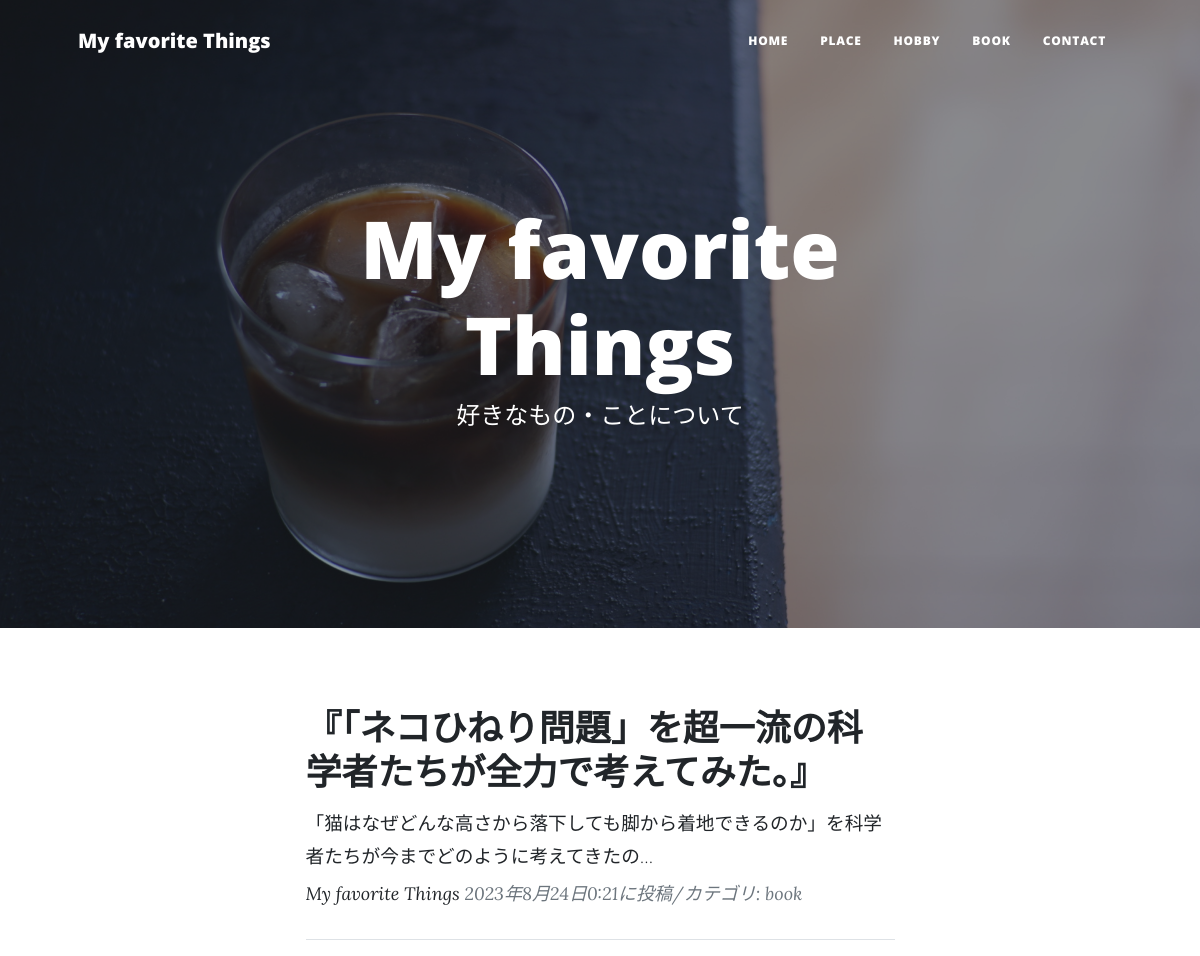
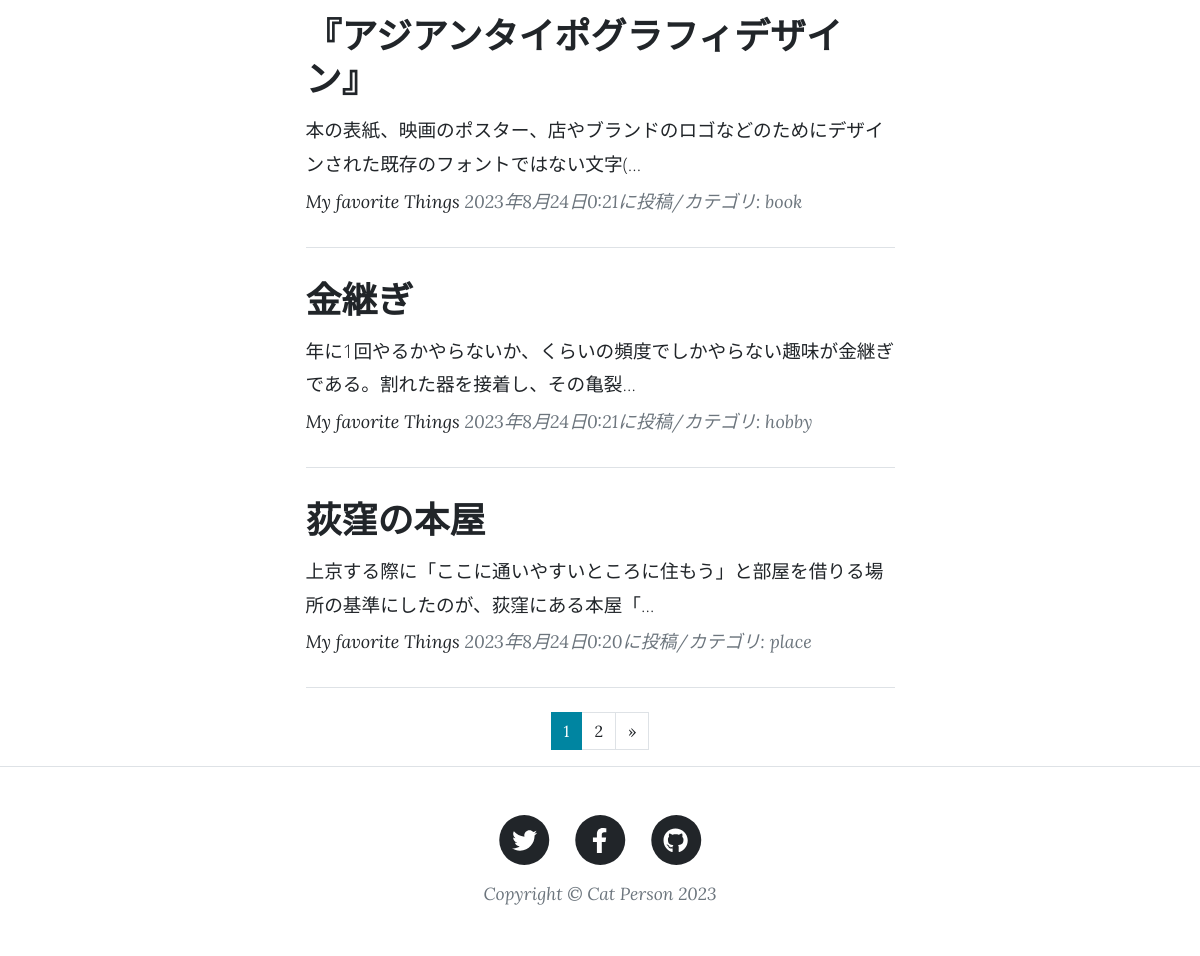
The page / on the database its author committed (2 pictures, top to bottom).
### blogapp/models.py (models this page shows, shortened)
class BlogPost(models.Model):
    CATEGORY=(('place', '場所'),
              ('hobby', '趣味'),
              ('book', '本'))
    title=models.CharField(
        verbose_name='タイトル',
        max_length=200
    )
    content=models.TextField(
        verbose_name='本文'
    )
    posted_at=models.DateTimeField(
        verbose_name='投稿日時',
        auto_now_add=True
    )
    category=models.CharField(
        verbose_name='カテゴリ',
        max_length=50,
        choices=CATEGORY
    )

### blogapp/views.py (the view)
# urls.py: path('', views.IndexView.as_view(), name='index'),
class IndexView(ListView):
    template_name='index.html'
    context_object_name='orderby_records'
    queryset=BlogPost.objects.order_by('-posted_at')
    paginate_by=4

### blogapp/templates/index.html (shortened to what this page needs)
{% extends 'base.html' %}
{% load static %}
{% block header %}
<header class="masthead"
        style="background-image: url({% static 'assets/img/coffee.JPG'%})">
    <div class="container position-relative px-4 px-lg-5">
        <div class="row gx-4 gx-lg-5 justify-content-center">
            <div class="col-md-10 col-lg-8 col-xl-7">
                <div class="site-heading">
                    <h1>My favorite Things</h1>
                    <span class="subheading">好きなもの・ことについて</span>
                </div>
            </div>
        </div>
    </div>
</header>
{% endblock %}
{% block contents %}
<div class="container px-4 px-lg-5">
    <div class="row gx-4 gx-lg-5 justify-content-center">
        <div class="col-md-10 col-lg-8 col-xl-7">
            {% for record in orderby_records %}
            <div class="post-preview">
                <a href="{% url 'blogapp:blog_detail' record.pk %}">
                    <h2 class="post-title">{{record.title}}</h2>
                    <h3 class="post-subtitle">
                        <span style="font-size : 14pt">{{record.content|truncatechars:50}}
                        </span>
                    </h3>
                </a>
                <p class="post-meta">
                    <a href="#!">My favorite Things</a>
                    {{record.posted_at}}に投稿/カテゴリ:
                    {{record.category}}
                </p>
            </div>
            <hr class="my-4" />
            {% endfor %}
            {% include "pagination.html" %}
        </div>
    </div>
</div>
{% endblock %}

### blogapp/templates/base.html (shortened to what this page needs)
{% load static %}
<!DOCTYPE html>
<html lang="ja">
    <head>
        <link href={% static "css/styles.css" %} rel="stylesheet" />
    </head>
    <body>
        <nav class="navbar navbar-expand-lg navbar-light"
                id="mainNav">
            <div class="container px-4 px-lg-5">
                <a class="navbar-brand"
                    href={% url "blogapp:index" %}>My favorite Things</a>
                <div class="collapse navbar-collapse" id="navbarResponsive">
                    <ul class="navbar-nav ms-auto py-4 py-lg-0">
                        <li class="nav-item">
                            <a class="nav-link px-lg-3 py-3 py-lg-4"
                                href={% url "blogapp:index" %}>Home</a>
                        </li>
                        <li class="nav-item">
                            <a class="nav-link px-lg-3 py-3 py-lg-4" href="{% url 'blogapp:place_list' %}">PLACE</a></li>
                        <li class="nav-item">
                            <a class="nav-link px-lg-3 py-3 py-lg-4" href="{% url 'blogapp:hobby_list' %}">HOBBY</a></li>
                        <li class="nav-item">
                            <a class="nav-link px-lg-3 py-3 py-lg-4" href="{% url 'blogapp:book_list' %}">BOOK</a></li>
                        <li class="nav-item">
                            <a class="nav-link px-lg-3 py-3 py-lg-4" href="{% url 'blogapp:contact' %}">CONTACT</a></li>
                    </ul>
                </div>
            </div>
        </nav>
        {% block header %}{% endblock %}
        {% block contents %}{% endblock %}
        <footer class="border-top">
            <div class="container px-4 px-lg-5">
                <div class="row gx-4 gx-lg-5 justify-content-center">
                    <div class="col-md-10 col-lg-8 col-xl-7">
                        <ul class="list-inline text-center">
                            <li class="list-inline-item">
                                <a href="https://twitter.com/">
                                    <span class="fa-stack fa-lg">
                                        <i class="fas fa-circle fa-stack-2x"></i>
                                        <i class="fab fa-twitter fa-stack-1x fa-inverse"></i>
                                    </span>
                                </a>
                            </li>
                            <li class="list-inline-item">
                                <a href="https://www.facebook.com/">
                                    <span class="fa-stack fa-lg">
                                        <i class="fas fa-circle fa-stack-2x"></i>
                                        <i class="fab fa-facebook-f fa-stack-1x fa-inverse"></i>
                                    </span>
                                </a>
                            </li>
                            <li class="list-inline-item">
                                <a href="https://github.co.jp/">
                                    <span class="fa-stack fa-lg">
                                        <i class="fas fa-circle fa-stack-2x"></i>
                                        <i class="fab fa-github fa-stack-1x fa-inverse"></i>
                                    </span>
                                </a>
                            </li>
                        </ul>
                        <div class="small text-center text-muted fst-italic">Copyright &copy; Cat Person 2023</div>
                    </div>
                </div>
            </div>
        </footer>
    </body>
</html>

### blogapp/templates/pagination.html (shortened to what this page needs)
<ul class="pagination"
    style="justify-content:center">
    {% for num in page_obj.paginator.page_range %}
        {% if page_obj.number == num %}
        <li class="page-item active">
            <span class="page-link">{{ num }}</span>
        </li>
        {% else %}
        <li class="page-item">
            <a class="page-link" href="?page={{ num }}">{{ num }}</a>
        </li>
        {% endif %}
    {% endfor %}
    {% if page_obj.has_next %}
    <li class="page-item">
        <a class="page-link"
            href="?page={{ page_obj.next_page_number }}"
            aria-label="Next">
            <span aria-hidden="true">&raquo;</span>
        </a>
    </li>
    {% endif %}
</ul>

### rows shown on the page
BlogPost: title "『「ネコひねり問題」を超一流の科学者たちが全力で考えてみた。』", content "「猫はなぜどんな高さから落下しても脚から着地できるのか」を科学者たちが今までどのように考えてきたの…", posted_at "2023年8月24日0:21", category "book"
BlogPost: title "『アジアンタイポグラフィデザイン』", content "本の表紙、映画のポスター、店やブランドのロゴなどのためにデザインされた既存のフォントではない文字(…", posted_at "2023年8月24日0:21", category "book"
BlogPost: title "金継ぎ", content "年に1回やるかやらないか、くらいの頻度でしかやらない趣味が金継ぎである。割れた器を接着し、その亀裂…", posted_at "2023年8月24日0:21", category "hobby"
BlogPost: title "荻窪の本屋", content "上京する際に「ここに通いやすいところに住もう」と部屋を借りる場所の基準にしたのが、荻窪にある本屋「…", posted_at "2023年8月24日0:20", category "place"

### other values the page prints
{{ num }} "1"
{{ num }} "2"
